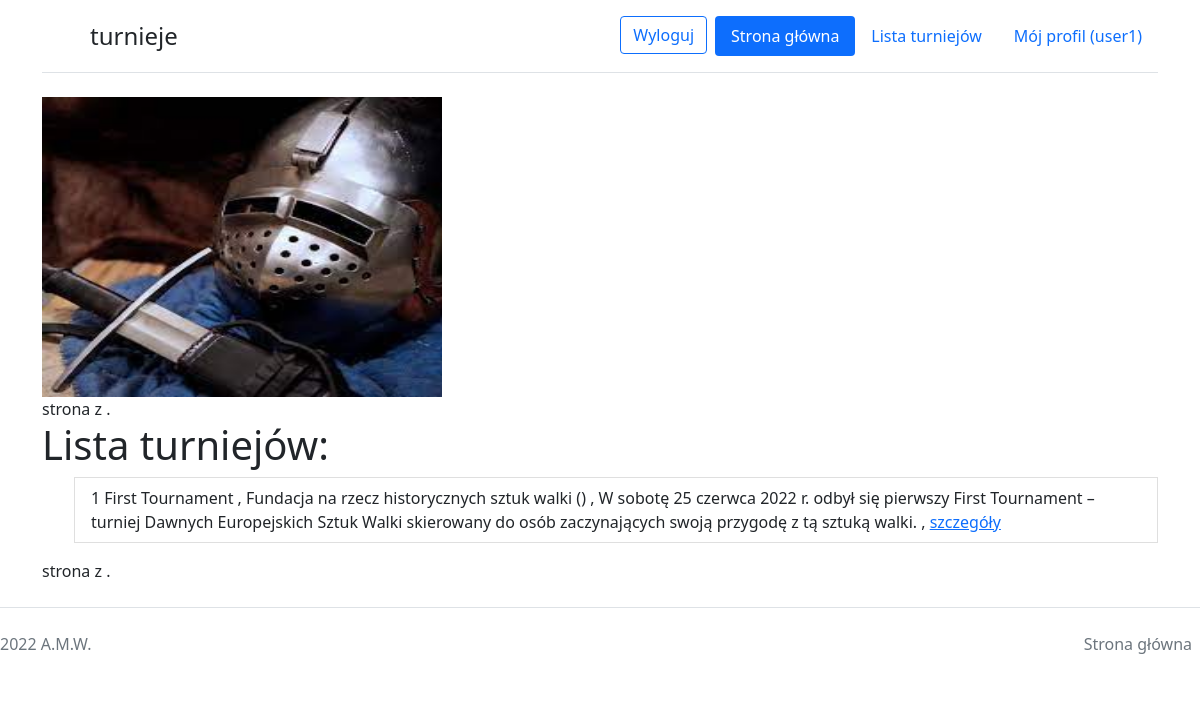
Page /tournaments/ (signed in) on the committed database.
### tournaments/models.py (models this page shows, shortened)
class Tournament(models.Model):
    title = models.CharField(max_length=255)
    description = models.TextField(null=True, blank=True)
    organizer = models.ForeignKey("Organizer", on_delete=models.CASCADE, related_name="organized_tournaments", null=True, blank=True)
    image = ImageField(upload_to="tournaments/logos/%Y/%m/%d/", blank=True, null=True)
    class Meta:
        verbose_name = "Turniej"
        verbose_name_plural = "Turnieje"

class Organizer(models.Model):
    name = models.CharField(max_length=255)
    description = models.TextField(null=True, blank=True)
    def __str__(self):
        return f"{self.name} ({self.description})"
    class Meta:
        verbose_name = "Organizator"
        verbose_name_plural = "organizatorzy"

### tournaments/views.py (the view)
# urls.py: path('', tournaments_list, name="tournaments_list"),
def tournaments_list(request):
    tournaments = Tournament.objects.all()
    paginator = Paginator(tournaments, 10)
    page_number = request.GET.get('page')
    tournaments_list = paginator.get_page(page_number)
    context = {'tournaments' : tournaments}
    return render(request, "tournaments_list.html", context)

### tournaments/templates/tournaments_list.html (shortened to what this page needs)
{% extends "base.html" %}
{% block content %}
    <img src="/static/sword.jpeg" width="400" height="300" alt="zdj">
         <div class="pagination">
        <span class = "step-links">
        <span class="current">
            strona {{ tournaments_list.number}}  z {{ tournaments_list.paginator.num_pages }}.
        </span>
        </span>
    </div>
    <h1>Lista turniejów:</h1>
{% for tournament in tournaments  %}
        <div class="list-group">
        <ol>
            <li class="list-group-item">
               {{ tournament.id}}    {{  tournament.title }} , {{  tournament.organizer }} , {{  tournament.description }} ,
                 <a href = "{% url 'tournaments:details' tournament.id %}" > szczegóły
                </a>
            </li>
        </ol>
        </div>
    {% endfor %}
    <div class="pagination">
        <span class = "step-links">
        <span class="current">
            strona {{ tournaments_list.number}}  z {{ tournaments_list.paginator.num_pages }}.
        </span>
        </span>
    </div>
{% endblock %}

### main/templates/base.html (shortened to what this page needs)
{% load static %}
<!DOCTYPE html>
<html lang="en">
<head>
    <link href="https://cdn.jsdelivr.net/npm/bootstrap@5.1.3/dist/css/bootstrap.min.css" rel="stylesheet">
</head>
<body>
<div class="container">
    <header class="d-flex flex-wrap justify-content-center py-3 mb-4 border-bottom">
      <a href="/" class="d-flex align-items-center mb-3 mb-md-0 me-md-auto text-dark text-decoration-none">
        <svg class="bi me-2" width="40" height="32"><use xlink:href="#bootstrap"></use></svg>
          <span class="fs-4">turnieje</span>
      </a>
    <div class="col-md-3 text-end">
        {%  if user.is_authenticated %}
            <a type ="button" class="btn btn-outline-primary me-2" href="{% url "logout" %}">Wyloguj</a>
        {% else %}
            <a type="button" class="btn btn-outline-primary me-2" href="{% url "login" %}">Zaloguj</a>
            <a type="button" class="btn btn-primary" href="{% url "register:register" %}">Zarejestruj</a>
        {% endif %}
    </div>
      <ul class="nav nav-pills">
        <li class="nav-item"><a href="{% url 'main:home' %}" class="nav-link active" aria-current="page">Strona główna</a></li>
        <li class="nav-item"><a href="{% url 'tournaments:tournaments_list' %}" class="nav-link">Lista turniejów</a></li>
          {% if user.id %}
          <li class="nav-item"> <a href="{% url 'main:userprofile' user.id %}" class="nav-link">Mój profil ({{ request.user }}) </a> </li>
        {% endif %}
      </ul>
    </header>
</div>
<div class="container">
    {% block content %}
    {% endblock %}
</div>
{% block footer %}
  <footer class="d-flex flex-wrap justify-content-between align-items-center py-3 my-4 border-top">
    <p class="col-md-4 mb-0 text-muted"> 2022 A.M.W. </p>
    <a href="/" class="col-md-4 d-flex align-items-center justify-content-center mb-3 mb-md-0 me-md-auto link-dark text-decoration-none">
      <svg class="bi me-2" width="5" height="4"><use xlink:href="#bootstrap"></use></svg>
    </a>
    <ul class="nav col-md-4 justify-content-end">
      <li class="nav-item"><a href="{% url 'main:home' %}" class="nav-link px-2 text-muted">Strona główna</a></li>
    </ul>
  </footer>
{% endblock %}
</body>
</html>

### rows in the picture
Tournament: id "1", title "First Tournament", organizer "Fundacja na rzecz historycznych sztuk walki ()", description "W sobotę 25 czerwca 2022 r. odbył się pierwszy First Tournament – turniej Dawnych Europejskich Sztuk Walki skierowany do osób zaczynających swoją przygodę z tą sztuką walki."

### other values in the picture
{{ request.user }} "user1"
